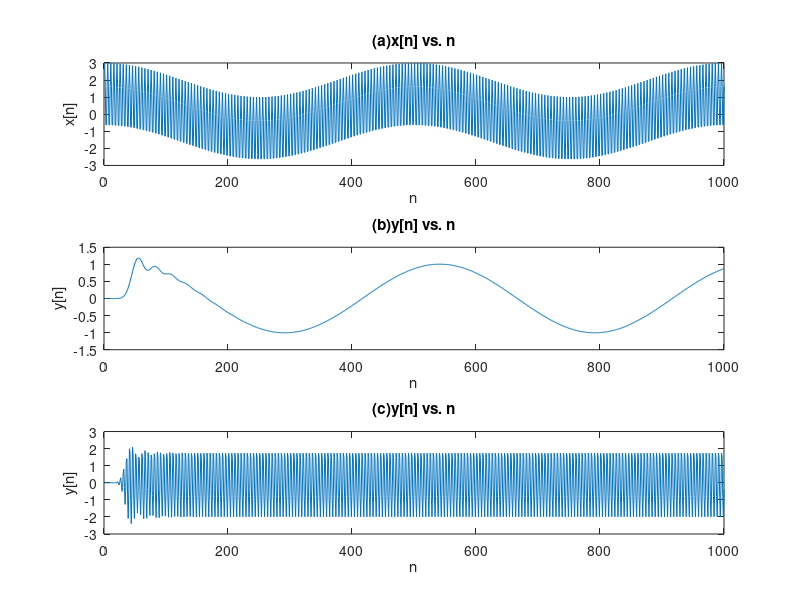

The MATLAB source for this figure:
%% 
% x[n]
figure
n = 1:1:1000;
x = cos(0.004*pi*(n-1))+2*cos(0.4*pi*(n-1));
subplot(3,1,1)
plot(n,x)
title("(a)x[n] vs. n")
xlabel("n")
ylabel("x[n]")
%% 
% Filter #1 

[b,a] = butter(16,0.08,"low")
y = filter(b,a,x,[],2);
subplot(3,1,2)
plot(n,y)
title("(b)y[n] vs. n")

xlabel("n")
ylabel("y[n]")
%% 
% Filter #2 

[b,a] = butter(16,[0.3,0.5],"bandpass")
y = filter(b,a,x,[],2);
subplot(3,1,3)
plot(n,y)
title("(c)y[n] vs. n")

xlabel("n")
ylabel("y[n]")
